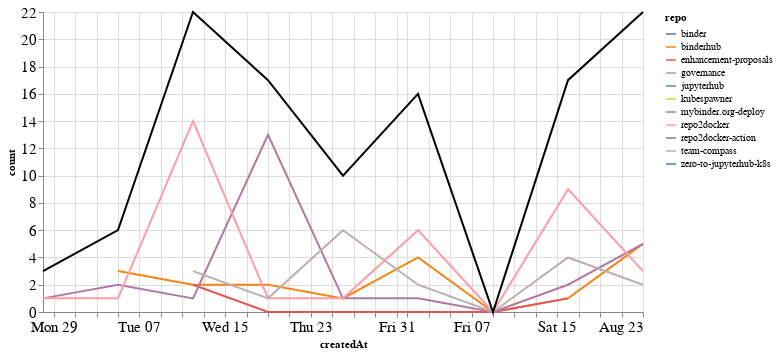

The code cell stored with this chart in its notebook:
### Markdown cell above
## Comments

### Code cell
comments_time = comments.groupby('repo').resample('W', on='createdAt').count()['author'].reset_index()
comments_time = comments_time.rename(columns={'author': 'count'})
comments_time_total = comments_time.groupby('createdAt').agg({"count": "sum"}).reset_index()
ch1 = alt.Chart(comments_time, width=600).mark_line().encode(
    x='createdAt',
    y='count',
    color='repo',
    tooltip="repo"
)

ch2 = alt.Chart(comments_time_total, width=600).mark_line(color="black").encode(
    x='createdAt',
    y='count',
)

ch1 + ch2

### Figure 1 — Vega-Lite specification as saved in the notebook (floating-point values rounded to 4 significant figures)
{"config": {"axisLeft": {"labelFontSize": 15}, "axisBottom": {"labelFontSize": 15}}, "layer": [{"data": {"name": "data-c6032f555cb6db80cd9292a03212a20a"}, "mark": "line", "encoding": {"color": {"type": "nominal", "field": "repo"}, "tooltip": {"type": "nominal", "field": "repo"}, "x": {"type": "temporal", "field": "createdAt"}, "y": {"type": "quantitative", "field": "count"}}, "width": 600}, {"data": {"name": "data-aa36330094fbd64d2227f2b38d422f14"}, "mark": {"type": "line", "color": "black"}, "encoding": {"x": {"type": "temporal", "field": "createdAt"}, "y": {"type": "quantitative", "field": "count"}}, "width": 600}], "$schema": "https://vega.github.io/schema/vega-lite/v4.8.1.json", "datasets": {"data-c6032f555cb6db80cd9292a03212a20a": [{"repo": "binder", "createdAt": "2020-08-23T00:00:00", "count": 1}, {"repo": "binderhub", "createdAt": "2020-07-05T00:00:00", "count": 3}, {"repo": "binderhub", "createdAt": "2020-07-12T00:00:00", "count": 2}, {"repo": "binderhub", "createdAt": "2020-07-19T00:00:00", "count": 2}, {"repo": "binderhub", "createdAt": "2020-07-26T00:00:00", "count": 1}, {"repo": "binderhub", "createdAt": "2020-08-02T00:00:00", "count": 4}, {"repo": "binderhub", "createdAt": "2020-08-09T00:00:00", "count": 0}, {"repo": "binderhub", "createdAt": "2020-08-16T00:00:00", "count": 1}, {"repo": "binderhub", "createdAt": "2020-08-23T00:00:00", "count": 5}, {"repo": "enhancement-proposals", "createdAt": "2020-07-12T00:00:00", "count": 2}, {"repo": "enhancement-proposals", "createdAt": "2020-07-19T00:00:00", "count": 0}, {"repo": "enhancement-proposals", "createdAt": "2020-07-26T00:00:00", "count": 0}, {"repo": "enhancement-proposals", "createdAt": "2020-08-02T00:00:00", "count": 0}, {"repo": "enhancement-proposals", "createdAt": "2020-08-09T00:00:00", "count": 0}, {"repo": "enhancement-proposals", "createdAt": "2020-08-16T00:00:00", "count": 1}, {"repo": "governance", "createdAt": "2020-08-23T00:00:00", "count": 2}, {"repo": "jupyterhub", "createdAt": "2020-08-23T00:00:00", "count": 4}, {"repo": "kubespawner", "createdAt": "2020-07-26T00:00:00", "count": 1}, {"repo": "mybinder.org-deploy", "createdAt": "2020-06-28T00:00:00", "count": 1}, {"repo": "mybinder.org-deploy", "createdAt": "2020-07-05T00:00:00", "count": 2}, {"repo": "mybinder.org-deploy", "createdAt": "2020-07-12T00:00:00", "count": 1}, {"repo": "mybinder.org-deploy", "createdAt": "2020-07-19T00:00:00", "count": 13}, {"repo": "mybinder.org-deploy", "createdAt": "2020-07-26T00:00:00", "count": 1}, {"repo": "mybinder.org-deploy", "createdAt": "2020-08-02T00:00:00", "count": 1}, {"repo": "mybinder.org-deploy", "createdAt": "2020-08-09T00:00:00", "count": 0}, {"repo": "mybinder.org-deploy", "createdAt": "2020-08-16T00:00:00", "count": 2}, {"repo": "mybinder.org-deploy", "createdAt": "2020-08-23T00:00:00", "count": 5}, {"repo": "repo2docker", "createdAt": "2020-06-28T00:00:00", "count": 1}, {"repo": "repo2docker", "createdAt": "2020-07-05T00:00:00", "count": 1}, {"repo": "repo2docker", "createdAt": "2020-07-12T00:00:00", "count": 14}, {"repo": "repo2docker", "createdAt": "2020-07-19T00:00:00", "count": 1}, {"repo": "repo2docker", "createdAt": "2020-07-26T00:00:00", "count": 1}, {"repo": "repo2docker", "createdAt": "2020-08-02T00:00:00", "count": 6}, {"repo": "repo2docker", "createdAt": "2020-08-09T00:00:00", "count": 0}, {"repo": "repo2docker", "createdAt": "2020-08-16T00:00:00", "count": 9}, {"repo": "repo2docker", "createdAt": "2020-08-23T00:00:00", "count": 3}, {"repo": "repo2docker-action", "createdAt": "2020-06-28T00:00:00", "count": 1}, {"repo": "team-compass", "createdAt": "2020-07-12T00:00:00", "count": 3}, {"repo": "team-compass", "createdAt": "2020-07-19T00:00:00", "count": 1}, {"repo": "team-compass", "createdAt": "2020-07-26T00:00:00", "count": 6}, {"repo": "team-compass", "createdAt": "2020-08-02T00:00:00", "count": 2}, {"repo": "team-compass", "createdAt": "2020-08-09T00:00:00", "count": 0}, {"repo": "team-compass", "createdAt": "2020-08-16T00:00:00", "count": 4}, {"repo": "team-compass", "createdAt": "2020-08-23T00:00:00", "count": 2}, {"repo": "zero-to-jupyterhub-k8s", "createdAt": "2020-08-02T00:00:00", "count": 3}], "data-aa36330094fbd64d2227f2b38d422f14": [{"createdAt": "2020-06-28T00:00:00", "count": 3}, {"createdAt": "2020-07-05T00:00:00", "count": 6}, {"createdAt": "2020-07-12T00:00:00", "count": 22}, {"createdAt": "2020-07-19T00:00:00", "count": 17}, {"createdAt": "2020-07-26T00:00:00", "count": 10}, {"createdAt": "2020-08-02T00:00:00", "count": 16}, {"createdAt": "2020-08-09T00:00:00", "count": 0}, {"createdAt": "2020-08-16T00:00:00", "count": 17}, {"createdAt": "2020-08-23T00:00:00", "count": 22}]}}
